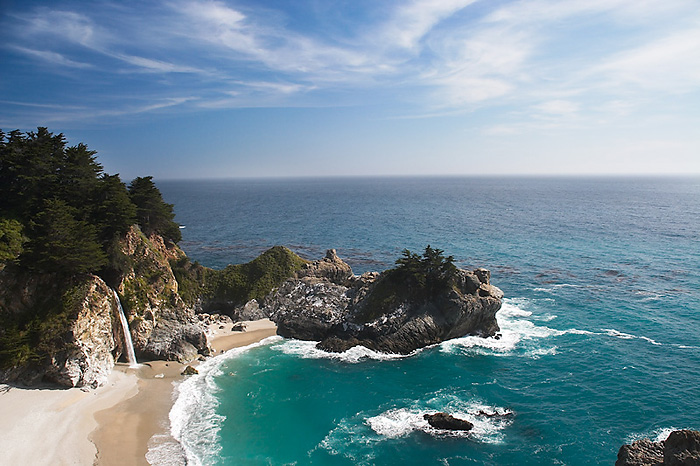
#> input picture sea.png, 700 x 466 px
$ python -i carve.py   (imports and definitions only)   (older library calls are emulated)
#> lines starting #> are read from the running program, lines starting #| are printed output that depends on the picture
#> further down, picture is the input picture: shape (466, 700, 3); mean B, G, R 148.2, 136.3, 113.1
# Jennifer Cho, Alex Cadigan, Tanush Samson
# COMP 398 Advanced Pictures & Sound
# Seam Carving Project

import numpy as np
#import matplotlib.pyplot as plt
#import multiprocessing as mp
import cv2
import time
import numba
#from PIL import Image, ImageDraw
#from numba import jit


# [7 lines left out: function open_image, not called in this run]

def calculate_map(image):
	"""
	Computes energy value for each pixel. Gets "derivative" of given image and sums up abs vals
	"""
	b, g, r = cv2.split(image)
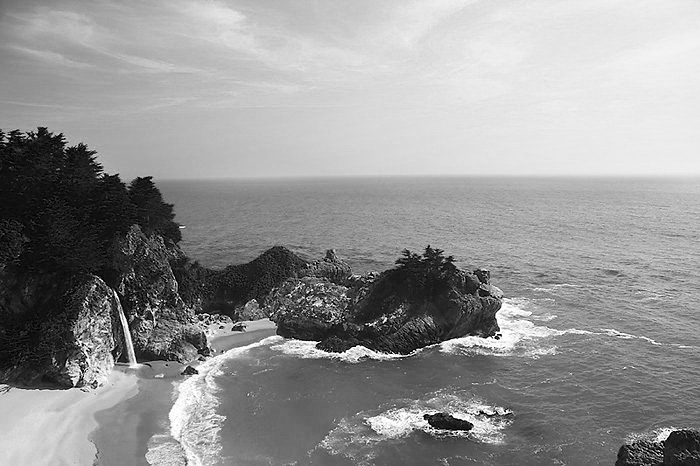
#> b: shape (466, 700); min 0, max 255, mean 148.2
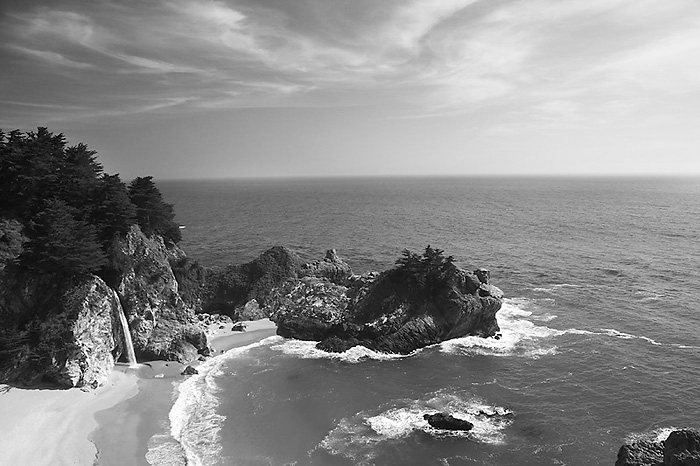
#> g: shape (466, 700); min 0, max 255, mean 136.3
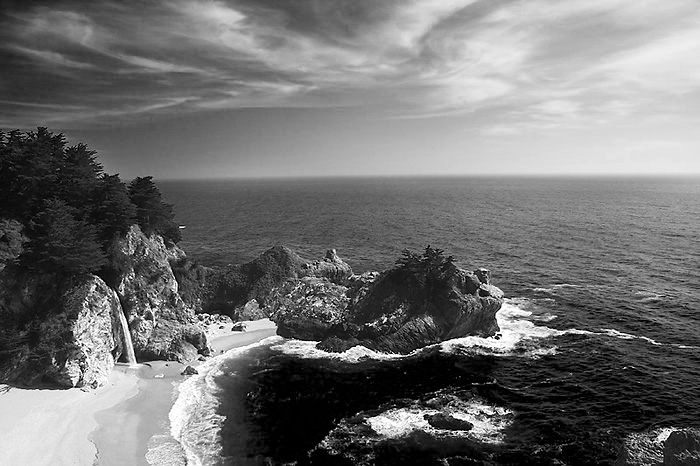
#> r: shape (466, 700); min 0, max 255, mean 113.1
	b_energy = np.absolute(cv2.Scharr(b, -1, 1, 0)) + np.absolute(cv2.Scharr(b, -1, 0, 1))
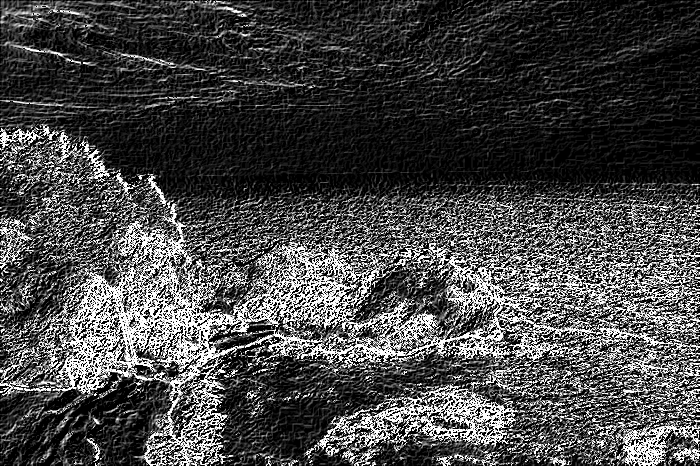
#> b_energy: shape (466, 700); min 0, max 255, mean 71.5
	g_energy = np.absolute(cv2.Scharr(g, -1, 1, 0)) + np.absolute(cv2.Scharr(g, -1, 0, 1))
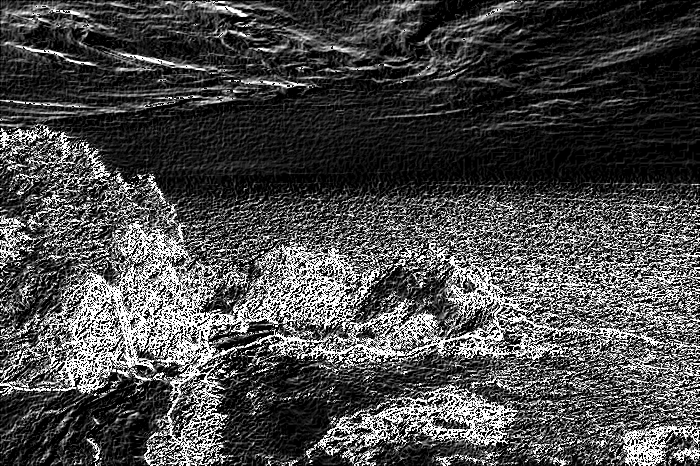
#> g_energy: shape (466, 700); min 0, max 255, mean 73.8
	r_energy = np.absolute(cv2.Scharr(r, -1, 1, 0)) + np.absolute(cv2.Scharr(r, -1, 0, 1))
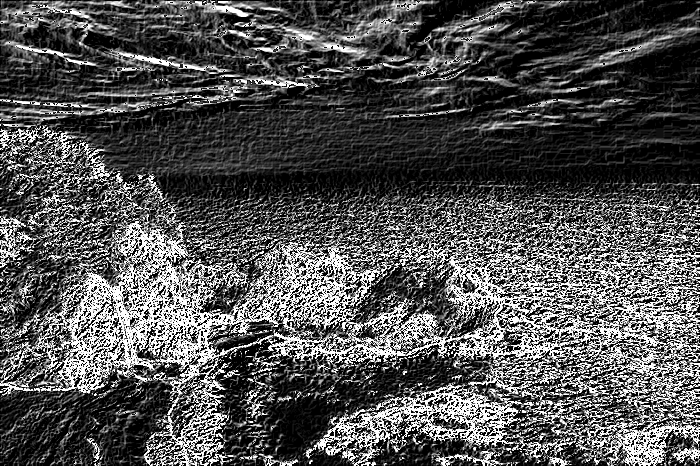
#> r_energy: shape (466, 700); min 0, max 255, mean 82.4

	return b_energy + g_energy + r_energy
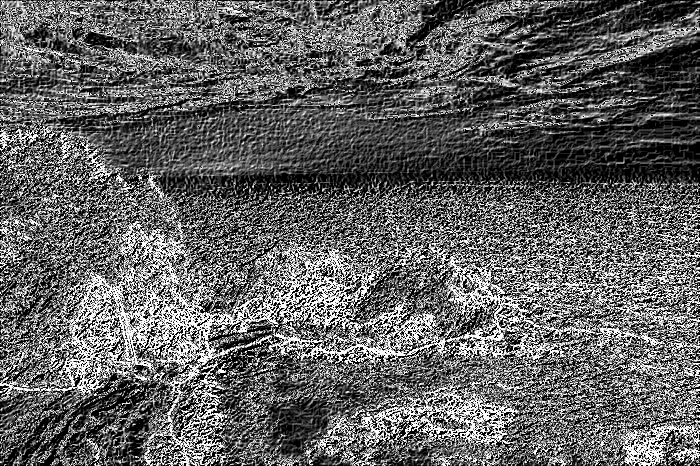
#> returned value: shape (466, 700); min 0, max 255, mean 98.4

# [86 lines left out: functions min_seam, carve, crop_by_col, main, not called in this run]


# [1 line not run here, left out]

>>> import cv2
>>> picture = cv2.imread('sea.png')
>>> result = calculate_map(picture)
